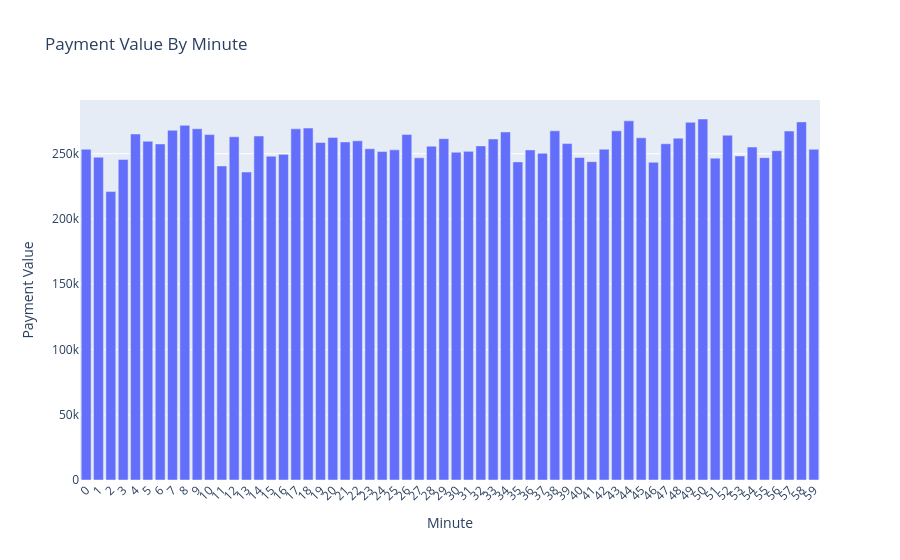

Here is the notebook cell this chart was saved with:
### Code cell
import plotly.express as px

fig = px.bar(
    x = merged_order_payment_minute.index,
    y = merged_order_payment_minute["payment_value"],
    title = "Payment Value By Minute",
    labels = {
        "x": "Minute",
        "y": "Payment Value"
    }
)

fig.update_xaxes(
    dtick = 1
)

fig.update_layout(
    xaxis_tickangle=-45
)

fig.show()

### Figure 1 — Plotly figure (JSON) as saved in the notebook; plotly's stock layout.template omitted (floating-point values rounded to 4 significant figures)
{"data": [{"alignmentgroup": "True", "hovertemplate": "Minute=%{x}<br>Payment Value=%{y}<extra></extra>", "legendgroup": "", "marker": {"color": "#636efa", "pattern": {"shape": ""}}, "name": "", "offsetgroup": "", "orientation": "v", "showlegend": false, "textposition": "auto", "type": "bar", "x": [0, 1, 2, 3, 4, 5, 6, 7, 8, 9, 10, 11, 12, 13, 14, 15, 16, 17, 18, 19, 20, 21, 22, 23, 24, 25, 26, 27, 28, 29, 30, 31, 32, 33, 34, 35, 36, 37, 38, 39, 40, 41, 42, 43, 44, 45, 46, 47, 48, 49, 50, 51, 52, 53, 54, 55, 56, 57, 58, 59], "xaxis": "x", "y": [253400.0, 247300.0, 221000.0, 245600.0, 265100.0, 259500.0, 257500.0, 267900.0, 271700.0, 269100.0, 264600.0, 240600.0, 263000.0, 235959, 263500.0, 248100.0, 249500.0, 269100.0, 269600.0, 258600.0, 262500.0, 259000.0, 259900.0, 253800.0, 251600.0, 252900.0, 264700.0, 246800.0, 255800.0, 261500.0, 251200.0, 251800.0, 256000.0, 261300.0, 266600.0, 243700.0, 252900.0, 250300.0, 267500.0, 257800.0, 247100.0, 243900.0, 253400.0, 267500.0, 275200.0, 262200.0, 243400.0, 257600.0, 261900.0, 274000.0, 276600.0, 246600.0, 264200.0, 248300.0, 255080, 247000.0, 252300.0, 267400.0, 274400.0, 253400.0], "yaxis": "y"}], "layout": {"barmode": "relative", "legend": {"tracegroupgap": 0}, "title": {"text": "Payment Value By Minute"}, "xaxis": {"anchor": "y", "domain": [0, 1], "dtick": 1, "tickangle": -45, "title": {"text": "Minute"}}, "yaxis": {"anchor": "x", "domain": [0, 1], "title": {"text": "Payment Value"}}}}
